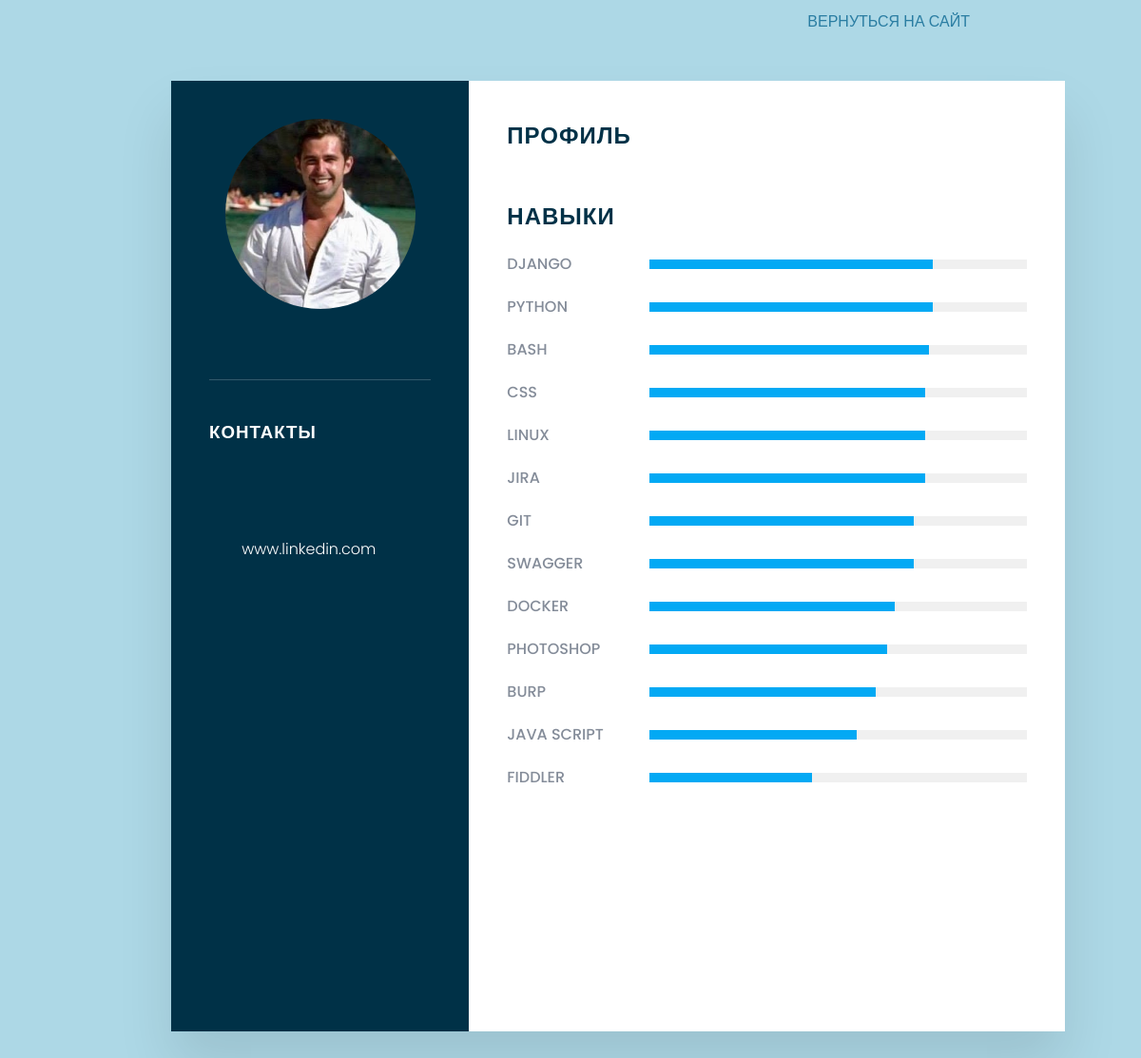
Page /lang/rus/cv/ on the earlier database version.
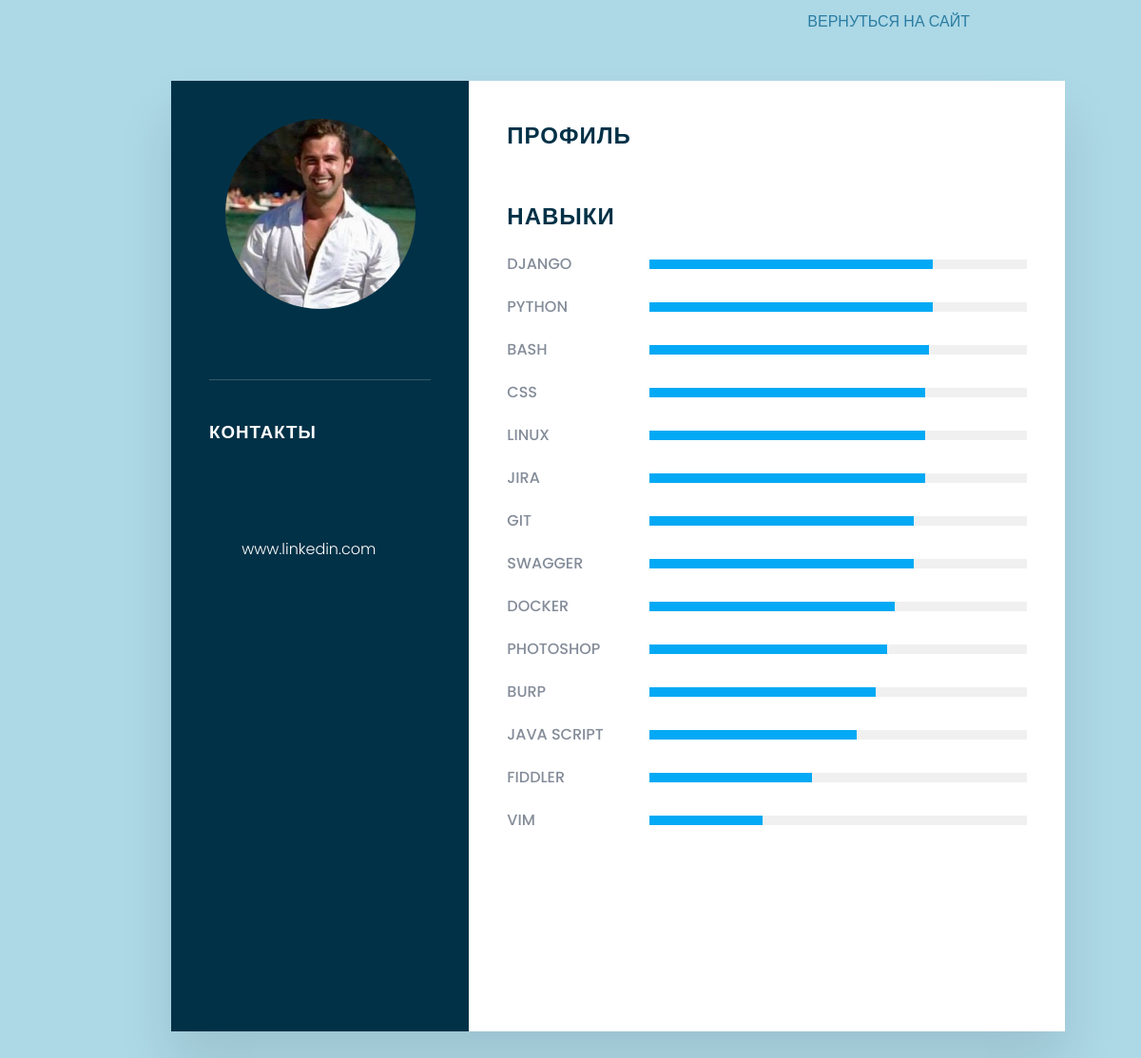
Same page on the later database version.
### portfolio_landing/models.py (models this page shows, shortened)
class Skill(models.Model):
    page_lang = models.CharField(max_length=10, choices=page_language_choices, blank=False,
                                 verbose_name='LANGUAGE:', default='ENG')
    skill = models.CharField(max_length=100)
    slug = models.SlugField(max_length=255, verbose_name='url', unique=True)
    skill_percent = models.IntegerField(default=0,verbose_name='lang_percent')
    class Meta:
        ordering = ['skill_percent']

### portfolio_landing/views.py (the view)
# urls.py: path('lang/rus/cv/', cv_page_rus, name='cv_page_rus'),
def cv_page_rus(request):
    return cv_page(request,template_to_be_rendered='portfolio_landing/RUS/CV.html')

### portfolio_landing/views.py (called while the page is built)
def detect_lang(request):
    if '/lang/' in request.__dict__['path_info']:
        selected_language_group = request.__dict__['path_info']
        list_values=selected_language_group.split('/')
        instruction_index=list_values.index('lang')
        value_index=instruction_index+1
        language_value=str(list_values[value_index]).upper()
        print('hello from detect_lang:', language_value)
        return language_value

### portfolio_landing/templates/portfolio_landing/RUS/CV.html (shortened to what this page needs)
{% extends 'CV.html' %}
{% block back %}<a href="{% url 'index_rus' %}">Вернуться на сайт</a>{% endblock %}
{% block contact %}Контакты{% endblock %}
{% block profile %}Профиль{% endblock %}
{% block skills %}Навыки{% endblock %}

### templates/CV.html (shortened to what this page needs)
<!DOCTYPE html>
{% load static %}
<html lang="en">
<head>
    <link rel="stylesheet" href="{% static 'cvstyle.css' %} " />
    <link rel="stylesheet" href="{% static 'fontawesome-free-5.15.4-web/css/all.css' %} " />
    <link rel="stylesheet" href="{% static 'fontawesome-free-5.15.4-web/css/brands.css' %} " />
    <link rel="stylesheet" href="{% static 'dropdown.css' %} " />
</head>
<body>
<div class="main_content">
    <div class="cv_nav">{% block back %}{% endblock %}</div>
<div class="container">
    <div class="left_Side">
        <div class="profileText">
            <div class="imgBx">
                {% if selected_cv.0.my_cv_photo %}
                <img src="{{ selected_cv.0.my_cv_photo.url }}">
                {% else %}
                <img src="{% static 'images/cv.JPG'%}">
                {% endif %}
            </div>
        </div>
        <div class="contactInfo">
            <h3 class="title">{% block contact %}{% endblock %}</h3>
            <ul>
                <li>
                    <span class="icon"><i class="fa fa-envelope"></i></span>
                </li>
                <li>
                    <span class="icon"><i class="fa fa-globe"></i></span>
                </li>
                <li>
                    <span class="icon"><i class="fa fa-address-card"></i></span>
                    <a href="{{ selected_cv.0.cvlinkedin }}"><span class="text">www.linkedin.com</span></a>
                </li>
                <li>
                    <span class="icon"><i class="fas fa-map"></i></span>
                </li>
            </ul>
        </div>
        <div class="contactInfo language">
        </div>
        <div class="contactInfo education">
        </div>
    </div>
    <div class="right_Side">
        <div class="about">
            <h2 class="title2">{% block profile %}{% endblock %}</h2>
        </div>
        <div class="about skills">
            {% if skill_set %}
            <h2 class="title2">{% block skills %}{% endblock %}</h2>
            {% for item in skill_set %}
            <div class="box">
                <h4>{{ item.skill }}</h4>
                <div class="percent">
                    <div style="width:{{ item.skill_percent }}%"></div>
                </div>
            </div>
            {% endfor %}
            {% endif %}
        </div>
    </div>
</div>
    </div>
</body>
</html>

Differences in the rows shown:
added Skill: skill "VIM", skill_percent 30 (drawn)
